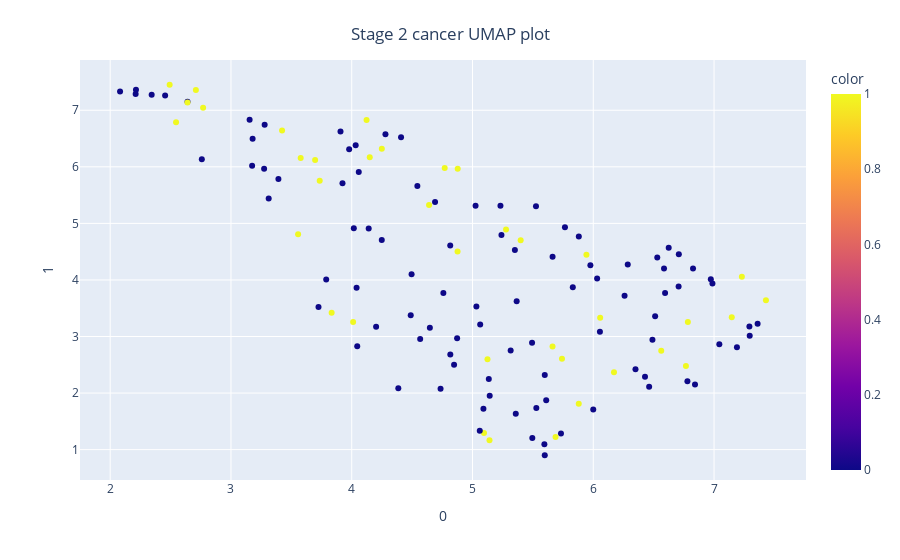

This figure's notebook cell:
### Code cell
## Stage 2 cancer UMAP plot

from umap import UMAP
import plotly.express as px

umap_2d = UMAP(n_components=2, init='random', random_state=0)

proj_2d = umap_2d.fit_transform(X2)

fig_2d = px.scatter(
    proj_2d, x=0, y=1,
    color=y2
)

fig_2d.update_layout(
    title={
        'text': "Stage 2 cancer UMAP plot",
        'y':0.95,
        'x':0.5,
        'xanchor': 'center',
        'yanchor': 'top'})


fig_2d.show()

### Figure 1 — Plotly figure (JSON) as saved in the notebook; plotly's stock layout.template omitted (floating-point values rounded to 4 significant figures; data arrays with more than 128 entries replaced by an {"elided": "..."} marker saying what was removed)
{"data": [{"hovertemplate": "0=%{x}<br>1=%{y}<br>color=%{marker.color}<extra></extra>", "legendgroup": "", "marker": {"color": {"elided": "132 int values"}, "coloraxis": "coloraxis", "symbol": "circle"}, "mode": "markers", "name": "", "orientation": "v", "showlegend": false, "type": "scatter", "x": {"elided": "132 float values"}, "xaxis": "x", "y": {"elided": "132 float values"}, "yaxis": "y"}], "layout": {"autosize": true, "coloraxis": {"colorbar": {"title": {"text": "color"}}, "colorscale": [[0, "#0d0887"], [0.1111, "#46039f"], [0.2222, "#7201a8"], [0.3333, "#9c179e"], [0.4444, "#bd3786"], [0.5556, "#d8576b"], [0.6667, "#ed7953"], [0.7778, "#fb9f3a"], [0.8889, "#fdca26"], [1, "#f0f921"]]}, "legend": {"tracegroupgap": 0}, "margin": {"t": 60}, "title": {"text": "Stage 2 cancer UMAP plot", "x": 0.5, "xanchor": "center", "y": 0.95, "yanchor": "top"}, "xaxis": {"anchor": "y", "autorange": true, "domain": [0, 1], "range": [1.748, 7.764], "title": {"text": "0"}, "type": "linear"}, "yaxis": {"anchor": "x", "autorange": true, "domain": [0, 1], "range": [0.3933, 7.958], "title": {"text": "1"}, "type": "linear"}}}
